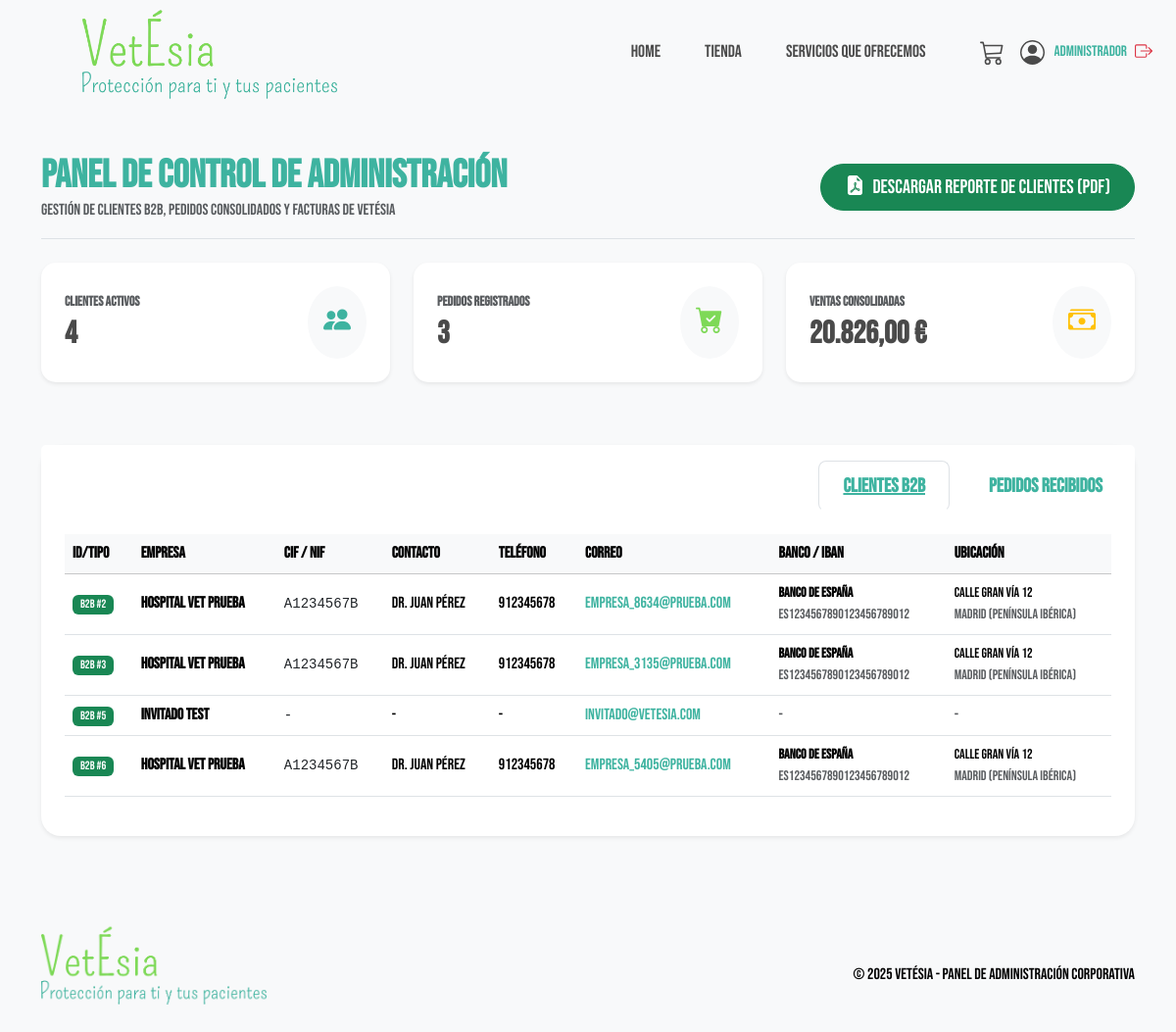
Page /admin.html (signed in) on the committed database.
### tables this page shows
CREATE TABLE usuarios (
            id INTEGER PRIMARY KEY AUTOINCREMENT,
            nombre_empresa TEXT NOT NULL,
            email TEXT NOT NULL UNIQUE,
            password_hash TEXT NOT NULL,
            fecha_registro TIMESTAMP DEFAULT CURRENT_TIMESTAMP
        );

### app.py (the view)
@app.route('/admin.html')
def admin():
    if 'user_email' not in session or session['user_email'] != 'admin@vetesia.com':
        flash("Acceso restringido. Debes iniciar sesión como administrador.", "danger")
        return redirect(url_for('cuenta'))
    conn = get_db_connection()
    total_clientes = conn.execute("SELECT count(*) FROM usuarios WHERE email != 'admin@vetesia.com'").fetchone()[0]
    total_pedidos = conn.execute("SELECT count(*) FROM pedidos").fetchone()[0]
    total_ventas = conn.execute("SELECT sum(total) FROM pedidos").fetchone()[0] or 0.0
    ventas_formateadas = f"{total_ventas:,.2f}".replace(",", "X").replace(".", ",").replace("X", ".")
    clientes_registrados = conn.execute('''
        SELECT u.id, u.nombre_empresa, u.email, p.cif, p.contacto, p.telefono, p.banco, p.iban, p.municipio, p.zona, p.direccion, p.codigo_postal
        FROM usuarios u
        LEFT JOIN (
            SELECT usuario_id, cif, contacto, telefono, banco, iban, municipio, zona, direccion, codigo_postal, max(fecha)
            FROM pedidos
            GROUP BY usuario_id
        ) p ON u.id = p.usuario_id
        WHERE u.email != 'admin@vetesia.com'
        ORDER BY u.id ASC
    ''').fetchall()
    clientes_invitados = conn.execute('''
        SELECT NULL as id, empresa as nombre_empresa, email, cif, contacto, telefono, banco, iban, municipio, zona, direccion, codigo_postal
        FROM pedidos
        WHERE usuario_id IS NULL
        GROUP BY cif
    ''').fetchall()
    todos_clientes = list(clientes_registrados) + list(clientes_invitados)
    pedidos_raw = conn.execute('SELECT * FROM pedidos ORDER BY fecha DESC').fetchall()
    pedidos = []
    for p in pedidos_raw:
        items = conn.execute('''
            SELECT dp.*, prod.nombre
            FROM detalles_pedido dp
            JOIN productos prod ON dp.producto_id = prod.id
            WHERE dp.pedido_id = ?
        ''', (p['id'],)).fetchall()
        pedidos.append({
            'id': p['id'],
            'empresa': p['contacto'],
            'cif': p['cif'],
            'total': p['total'],
            'fecha': p['fecha'],
            'estado': p['estado'],
            'articulos': items
        })
    conn.close()
    stats = {
        'total_clientes': total_clientes + len(clientes_invitados),
        'total_pedidos': total_pedidos,
        'total_ventas': ventas_formateadas
    }
    return render_template('admin.html', stats=stats, clientes=todos_clientes, pedidos=pedidos)

### app.py (called while the page is built)
def get_db_connection():
    db_path = os.path.join(os.path.dirname(__file__), 'database.db')
    conn = sqlite3.connect(db_path)
    conn.row_factory = sqlite3.Row
    return conn

@app.context_processor
def inject_global_data():
    cart = session.get('cart', {})
    cart_count = sum(cart.values())
    logged_in = 'user_id' in session
    user_name = session.get('user_name', '')
    return dict(cart_count=cart_count, logged_in=logged_in, user_name=user_name)

### templates/admin.html (shortened to what this page needs)
<!DOCTYPE html>
<html lang="es">
<head>
    <link href="https://cdn.jsdelivr.net/npm/bootstrap@5.3.3/dist/css/bootstrap.min.css" rel="stylesheet">
    <link rel="stylesheet" href="/static/css/vetesia.css">
    <link rel="stylesheet" href="https://cdn.jsdelivr.net/npm/bootstrap-icons@1.11.3/font/bootstrap-icons.min.css">
</head>
<body class="bg-light">
    <div class="container-1 d-flex justify-content-between align-items-center px-4">
        <a href="/"><img src="/static/fotos/logo.webp" alt="Logo" class="logo-1"></a>
        <div class="d-flex align-items-center">
            <ul class="nav mb-0 me-4">
                <li class="nav-item">
                    <a href="/" class="nav-link">Home</a>
                </li>
                <li class="nav-item">
                    <a href="/tienda.html" class="nav-link">Tienda</a>
                </li>
                <li class="nav-item">
                    <a href="/servicios.html" class="nav-link">Servicios que ofrecemos</a>
                </li>
            </ul>
            <div class="header-icons d-flex align-items-center">
                <a href="/carrito.html" class="icon-link ms-3 position-relative" title="Carrito de Compras">
                </a>
                <a href="/cuenta.html" class="icon-link ms-3 d-flex align-items-center text-decoration-none" title="{% if logged_in %}Sesión iniciada como {{ user_name }}{% else %}Mi Cuenta{% endif %}" style="color: inherit;">
                    {% if logged_in %}
                    <span class="ms-1 d-none d-lg-inline" style="font-size: 0.95rem; color: #3eb3a0; font-weight: 500; max-width: 120px; overflow: hidden; text-overflow: ellipsis; white-space: nowrap;">
                        {{ user_name }}
                    </span>
                    <a href="/logout" class="ms-2 text-danger" title="Cerrar Sesión">
                    </a>
                    {% endif %}
                </a>
            </div>
        </div>
    </div>
    <div class="container mt-5 mb-5">
        <div class="d-flex justify-content-between align-items-center mb-4 border-bottom pb-3">
            <div>
                <h1 style="color: #3eb3a0; font-weight: 700;" class="mb-0">Panel de Control de Administración</h1>
                <p class="text-muted mb-0">Gestión de Clientes B2B, pedidos consolidados y facturas de VetÉsia</p>
            </div>
            <a href="/admin/reporte_clientes.pdf" class="btn btn-success d-flex align-items-center gap-2 px-4 py-2 fs-5" style="border-radius: 30px;">
                <i class="bi bi-file-earmark-pdf-fill"></i> Descargar Reporte de Clientes (PDF)
            </a>
        </div>
        <div class="row mb-5">
            <div class="col-md-4 mb-3">
                <div class="card border-0 shadow-sm p-4 bg-white" style="border-radius: 15px; border-left: 5px solid #3eb3a0;">
                    <div class="d-flex justify-content-between align-items-center">
                        <div>
                            <span class="text-muted d-block small mb-1 fw-bold text-uppercase">Clientes Activos</span>
                            <h2 class="mb-0 fw-bold" style="color: #4a4a4a;">{{ stats.total_clientes }}</h2>
                        </div>
                        <div class="p-3 bg-light rounded-circle text-primary" style="color: #3eb3a0 !important;">
                            <i class="bi bi-people-fill fs-3"></i>
                        </div>
                    </div>
                </div>
            </div>
            <div class="col-md-4 mb-3">
                <div class="card border-0 shadow-sm p-4 bg-white" style="border-radius: 15px; border-left: 5px solid #7ed957;">
                    <div class="d-flex justify-content-between align-items-center">
                        <div>
                            <span class="text-muted d-block small mb-1 fw-bold text-uppercase">Pedidos Registrados</span>
                            <h2 class="mb-0 fw-bold" style="color: #4a4a4a;">{{ stats.total_pedidos }}</h2>
                        </div>
                        <div class="p-3 bg-light rounded-circle text-success" style="color: #7ed957 !important;">
                            <i class="bi bi-cart-check-fill fs-3"></i>
                        </div>
                    </div>
                </div>
            </div>
            <div class="col-md-4 mb-3">
                <div class="card border-0 shadow-sm p-4 bg-white" style="border-radius: 15px; border-left: 5px solid #ffc107;">
                    <div class="d-flex justify-content-between align-items-center">
                        <div>
                            <span class="text-muted d-block small mb-1 fw-bold text-uppercase">Ventas Consolidadas</span>
                            <h2 class="mb-0 fw-bold" style="color: #4a4a4a;">{{ stats.total_ventas }} €</h2>
                        </div>
                        <div class="p-3 bg-light rounded-circle text-warning" style="color: #ffc107 !important;">
                            <i class="bi bi-cash-stack fs-3"></i>
                        </div>
                    </div>
                </div>
            </div>
        </div>
        <div class="card border-0 shadow-sm mb-5" style="border-radius: 20px;">
            <div class="card-header bg-white pt-3 border-0">
                <ul class="nav nav-tabs card-header-tabs" id="adminTabs" role="tablist">
                    <li class="nav-item" role="presentation">
                        <button class="nav-link active fw-bold fs-5 px-4" id="clientes-tab" data-bs-toggle="tab" data-bs-target="#clientes-pane" type="button" role="tab" aria-controls="clientes-pane" aria-selected="true" style="color: #3eb3a0;">Clientes B2B</button>
                    </li>
                    <li class="nav-item" role="presentation">
                        <button class="nav-link fw-bold fs-5 px-4" id="pedidos-tab" data-bs-toggle="tab" data-bs-target="#pedidos-pane" type="button" role="tab" aria-controls="pedidos-pane" aria-selected="false" style="color: #3eb3a0;">Pedidos Recibidos</button>
                    </li>
                </ul>
            </div>
            <div class="card-body p-4">
                <div class="tab-content" id="adminTabsContent">
                    <div class="tab-pane fade show active" id="clientes-pane" role="tabpanel" aria-labelledby="clientes-tab" tabindex="0">
                        <div class="table-responsive">
                            <table class="table table-hover align-middle">
                                <thead class="table-light">
                                    <tr>
                                        <th scope="col">ID/Tipo</th>
                                        <th scope="col">Empresa</th>
                                        <th scope="col">CIF / NIF</th>
                                        <th scope="col">Contacto</th>
                                        <th scope="col">Teléfono</th>
                                        <th scope="col">Correo</th>
                                        <th scope="col">Banco / IBAN</th>
                                        <th scope="col">Ubicación</th>
                                    </tr>
                                </thead>
                                <tbody>
                                    {% for c in clientes %}
                                    <tr>
                                        <td>
                                            {% if c.id %}
                                            <span class="badge bg-success py-1 px-2" style="font-weight: 500;">B2B #{{ c.id }}</span>
                                            {% else %}
                                            <span class="badge bg-secondary py-1 px-2" style="font-weight: 500;">Invitado</span>
                                            {% endif %}
                                        </td>
                                        <td class="fw-bold">{{ c.nombre_empresa or '-' }}</td>
                                        <td><code class="text-dark">{{ c.cif or '-' }}</code></td>
                                        <td>{{ c.contacto or '-' }}</td>
                                        <td>{{ c.telefono or '-' }}</td>
                                        <td><a href="mailto:{{ c.email }}" style="color: #3eb3a0;">{{ c.email or '-' }}</a></td>
                                        <td>
                                            {% if c.banco %}
                                            <small class="d-block fw-bold">{{ c.banco }}</small>
                                            <small class="text-muted">{{ c.iban }}</small>
                                            {% else %}
                                            <span class="text-muted">-</span>
                                            {% endif %}
                                        </td>
                                        <td>
                                            {% if c.municipio %}
                                            <small class="d-block">{{ c.direccion }}</small>
                                            <small class="text-muted">{{ c.municipio }} ({{ c.zona }})</small>
                                            {% else %}
                                            <span class="text-muted">-</span>
                                            {% endif %}
                                        </td>
                                    </tr>
                                    {% endfor %}
                                </tbody>
                            </table>
                        </div>
                    </div>
                </div>
            </div>
        </div>
    </div>
    <footer class="gradient-footer text-white text-center ">
        <div class="container">
            <img src="/static/fotos/logo.webp" alt="Logo" class="logo mb-2">
            <p class="mt-3 mb-0" style="color: black;">&copy; 2025 VetÉsia - Panel de Administración Corporativa</p>
        </div>
    </footer>
</body>
</html>

### static/css/vetesia.css (style rules this page uses)
body { font-family: "Bebas Neue", serif; font-weight: 20px; text-transform: none; height: 100%; margin: 0; min-height: 100vh; }
.container-1 img { align-items: flex-start; width: 600px; }
h2 { color: #7ed957; }
.logo { max-width: 230px; height: auto; }
.logo-1 { max-width: 320px; height: auto; padding-left: 60px; padding-top: 5px; padding-bottom: 6px; }
.nav-icon { width: 25px !important; height: auto !important; }
.nav { display: flex; justify-content: flex-end; align-items: center; gap: 15px; margin-left: auto; }
.nav .nav-link { color: #4a4a4a; font-size: 1.1rem; padding: 10px 15px; border-radius: 8px; transition: all 0.3s ease; text-decoration: none; }
.nav .nav-link:hover, .nav .nav-link.active { color: #3eb3a0 !important; background-color: transparent !important; text-decoration: underline; }
.cart-icon-svg, .nav-svg-icon { color: #4a4a4a; transition: color 0.3s ease; }
footer { flex: 1; font-family: "Bebas Neue", serif; font-weight: 20px; font-style: normal; color: rgb(0, 0, 0); font-size: 16px; padding: 40px 0; display: flex; justify-content: space-between; align-items: center; text-align: left; width: 100%; margin-top: auto; }
footer .container { display: flex; justify-content: space-between; width: 100%; align-items: center; }
.table a { color: #000000; text-decoration: none; }

### rows in the picture
usuarios: id "2", nombre_empresa "Hospital Vet Prueba", cif "A1234567B", contacto "Dr. Juan Pérez", telefono "912345678", email "empresa_8634@prueba.com", banco "Banco de España", iban "ES1234567890123456789012", direccion "Calle Gran Vía 12", municipio "Madrid", zona "Península Ibérica"
usuarios: id "3", nombre_empresa "Hospital Vet Prueba", cif "A1234567B", contacto "Dr. Juan Pérez", telefono "912345678", email "empresa_3135@prueba.com", banco "Banco de España", iban "ES1234567890123456789012", direccion "Calle Gran Vía 12", municipio "Madrid", zona "Península Ibérica"
usuarios: id "5", nombre_empresa "Invitado Test", cif "-", contacto "-", telefono "-", email "invitado@vetesia.com"
usuarios: id "6", nombre_empresa "Hospital Vet Prueba", cif "A1234567B", contacto "Dr. Juan Pérez", telefono "912345678", email "empresa_5405@prueba.com", banco "Banco de España", iban "ES1234567890123456789012", direccion "Calle Gran Vía 12", municipio "Madrid", zona "Península Ibérica"

### other values in the picture
{{ user_name }} "Administrador"
{{ stats.total_clientes }} "4"
{{ stats.total_pedidos }} "3"
{{ stats.total_ventas }} "20.826,00"
